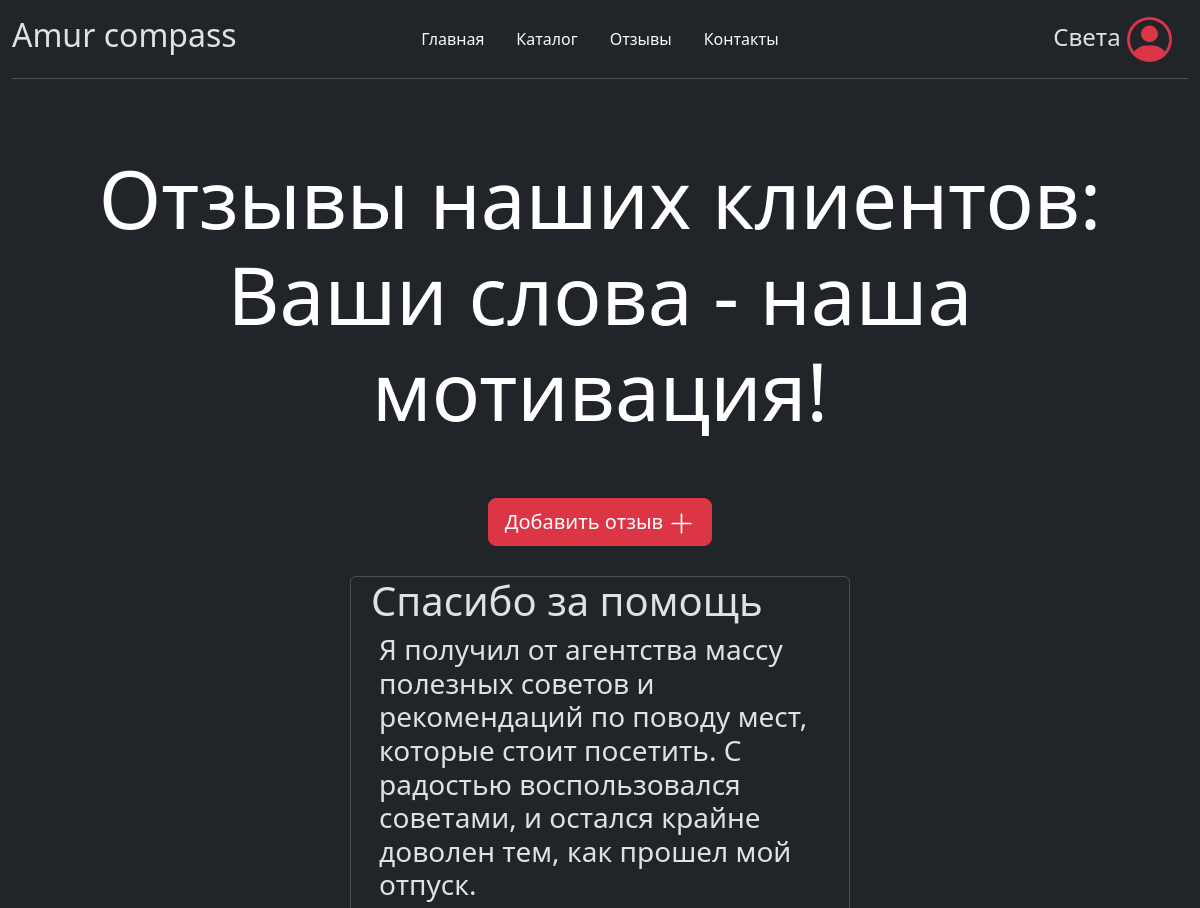
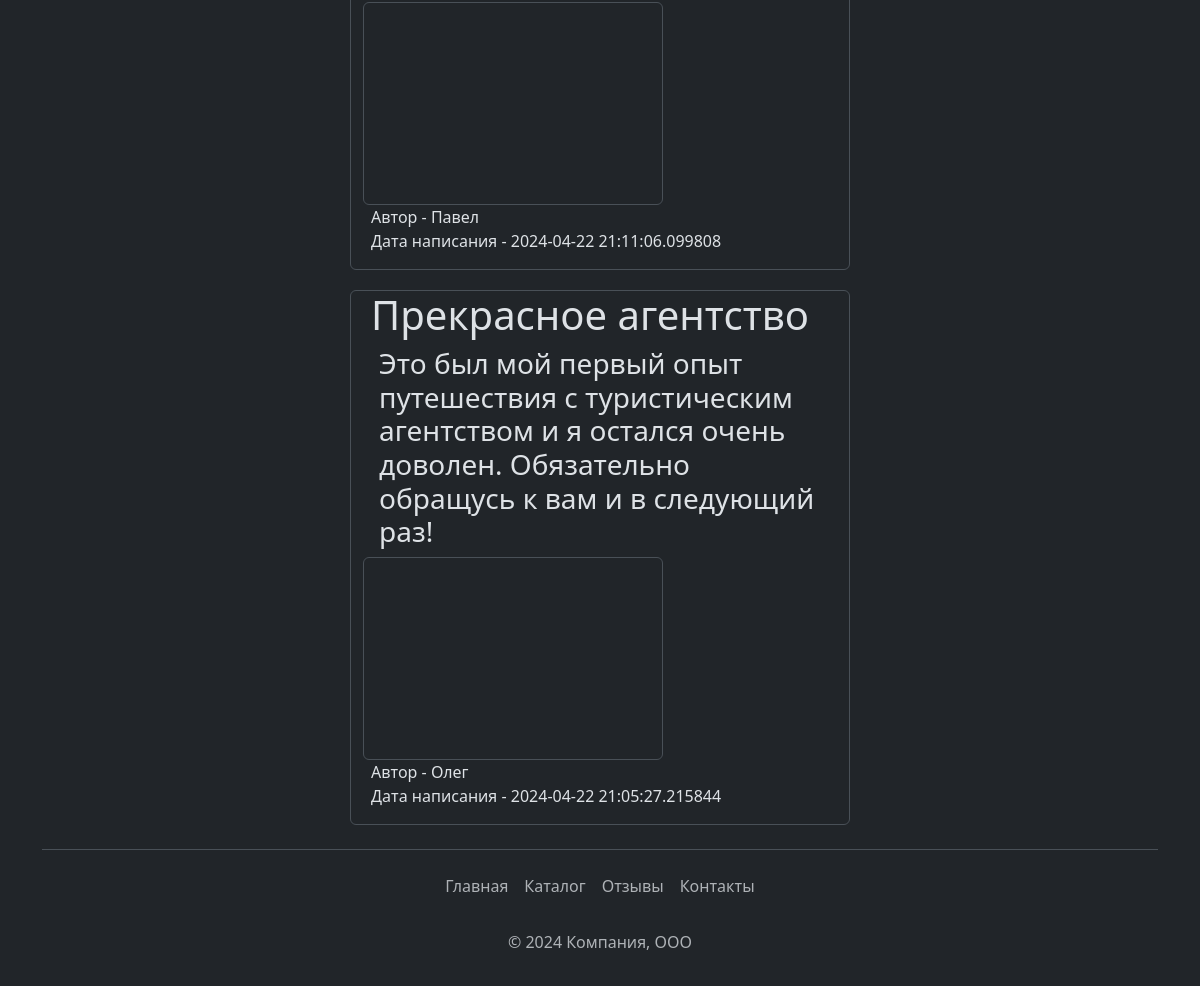
The app's page /comment (signed in) with its own data (2 pictures, top to bottom).
### data/users.py (models this page shows, shortened)
class User(SqlAlchemyBase, UserMixin):
    __tablename__ = 'users'
    id = sqlalchemy.Column(sqlalchemy.Integer,
                           primary_key=True, autoincrement=True)
    name = sqlalchemy.Column(sqlalchemy.String, nullable=True)
    email = sqlalchemy.Column(sqlalchemy.String,
                              index=True, unique=True, nullable=True)
    hashed_password = sqlalchemy.Column(sqlalchemy.String, nullable=True)
    created_date = sqlalchemy.Column(sqlalchemy.DateTime,
                                     default=datetime.datetime.now)
    comments = orm.relationship("Comments", back_populates='user')

### data/comments.py (models this page shows)
class Comments(SqlAlchemyBase):
    __tablename__ = 'comments'
    id = sqlalchemy.Column(sqlalchemy.Integer,
                           primary_key=True, autoincrement=True)
    title = sqlalchemy.Column(sqlalchemy.String, nullable=True)
    content = sqlalchemy.Column(sqlalchemy.String, nullable=True)
    images = sqlalchemy.Column(sqlalchemy.String)
    created_date = sqlalchemy.Column(sqlalchemy.DateTime,
                                     default=datetime.datetime.now)
    user_id = sqlalchemy.Column(sqlalchemy.Integer,
                                sqlalchemy.ForeignKey("users.id"))
    user = orm.relationship('User')

### main.py (the view)
@app.route('/comment')
def comment():
    db_sess = db_session.create_session()
    comments = db_sess.query(Comments).filter()
    return render_template('comment.html', comments=comments)

### data/db_session.py (called while the page is built)
def create_session() -> Session:
    global __factory
    return __factory()

### main.py (called while the page is built)
@login_manager.user_loader
def load_user(user_id):
    db_sess = db_session.create_session()
    return db_sess.query(User).get(user_id)

### templates/comment.html (shortened to what this page needs)
{% extends 'base.html' %}
{% block body %}
<h1 class="display-1 text-body-emphasis text-center" style="margin-top:150px; margin-bottom:60px;">Отзывы наших клиентов:<br>Ваши слова - наша мотивация!</h1>
{% if current_user.is_authenticated %}
<div class="container text-center">
  <a style="margin-bottom:30px;" href="comments" class="btn btn-lg btn-danger">Добавить отзыв
  <svg xmlns="http://www.w3.org/2000/svg" width="27" height="27" fill="currentColor" class="bi bi-plus-lg" viewBox="0 0 16 16">
    <path fill-rule="evenodd" d="M8 2a.5.5 0 0 1 .5.5v5h5a.5.5 0 0 1 0 1h-5v5a.5.5 0 0 1-1 0v-5h-5a.5.5 0 0 1 0-1h5v-5A.5.5 0 0 1 8 2"/>
  </svg>
  </a>
</div>
{% endif %}
{% for item in comments[::-1]%}
<div style="margin-bottom:20px;" class="col-5 border rounded container">
  <h1 class="fw-normal px-2">{{item.title}}</h1>
  <div class="px-3">
    <h3 class="fw-light">{{item.content}}</h3>
  </div>
  <div class="bd-example m-0 border-0">
        <svg class="bd-placeholder-img img-thumbnail" width="300" height="200" xmlns="http://www.w3.org/2000/svg" role="img" preserveAspectRatio="xMidYMid slice" focusable="false">
        <image style="width:120%" x="0" y="0" xlink:href="static/img_client/{{item.images}}" />
        </svg>
       </div>
  <div class="px-2">
    <p>Автор - {{item.user.name}}<br>Дата написания - {{item.created_date}}</p>
  </div>
</div>
{% endfor %}
{% endblock %}

### templates/base.html (shortened to what this page needs)
<!doctype html>
<html lang="ru" data-bs-theme="dark">
<head>
    <link rel="stylesheet" href="https://cdn.jsdelivr.net/npm/bootstrap@5.3.2/dist/css/bootstrap.min.css">
  <link rel="stylesheet" type="text/css" href="static/css/img.css" />
</head>
<body>
<nav class="fixed-top bg-dark">
  <div class="container-fluid">
    <header class="d-flex flex-wrap align-items-center justify-content-center justify-content-md-between py-3 mb-4 border-bottom">
      <div class="col-md-3 mb-2 mb-md-0">
        <h2>Amur compass</h2>
      </div>
      <ul class="nav col-13 col-md-auto mb-2 justify-content-center mb-md-0">
        <li><a href="/" class="nav-link px-3 link-light">Главная</a></li>
        <li><a href="/catalog" class="nav-link px-3 link-light">Каталог</a></li>
        <li><a href="/comment" class="nav-link px-3 link-light">Отзывы</a></li>
        <li><a href="/contact" class="nav-link px-3 link-light">Контакты</a></li>
      </ul>
      <div class="col-md-3 px-3 text-end">
        {% if current_user.is_authenticated %}
          <a class="navbar-brand fs-4" href="/logout">{{ current_user.name }}
          </a>
        {% else %}
          <a href="/login"><button type="button" class="btn btn-outline-danger me-2">Войти</button></a>
          <a href="/register"><button type="button" class="btn btn-danger me-2">Зарегистрироваться</button></a>
        {% endif %}
      </div>
    </header>
  </div>
</nav>
   {% block body %}{% endblock %}
<div class="container">
  <footer class="py-3 my-4 border-top">
    <ul class="nav justify-content-center pb-3 mb-2">
      <li class="nav-item"><a href="/" class="nav-link px-2 text-body-secondary">Главная</a></li>
      <li class="nav-item"><a href="/catalog" class="nav-link px-2 text-body-secondary">Каталог</a></li>
      <li class="nav-item"><a href="/comment" class="nav-link px-2 text-body-secondary">Отзывы</a></li>
      <li class="nav-item"><a href="/contact" class="nav-link px-2 text-body-secondary">Контакты</a></li>
    </ul>
    <p class="text-center text-body-secondary">© 2024 Компания, ООО</p>
  </footer>
</div>
</body>
</html>

### static/css/img.css (style rules this page uses)
html,body { height:100%; }

### records on screen
User: name "Света"
Comments: title "Спасибо за помощь", content "Я получил от агентства массу полезных советов и рекомендаций по поводу мест, которые стоит посетить. С радостью воспользовался советами, и остался крайне доволен тем, как прошел мой отпуск.", user.name "Павел", created_date "2024-04-22 21:11:06.099808"
Comments: title "Прекрасное агентство", content "Это был мой первый опыт путешествия с туристическим агентством и я остался очень доволен. Обязательно обращусь к вам и в следующий раз!", user.name "Олег", created_date "2024-04-22 21:05:27.215844"
